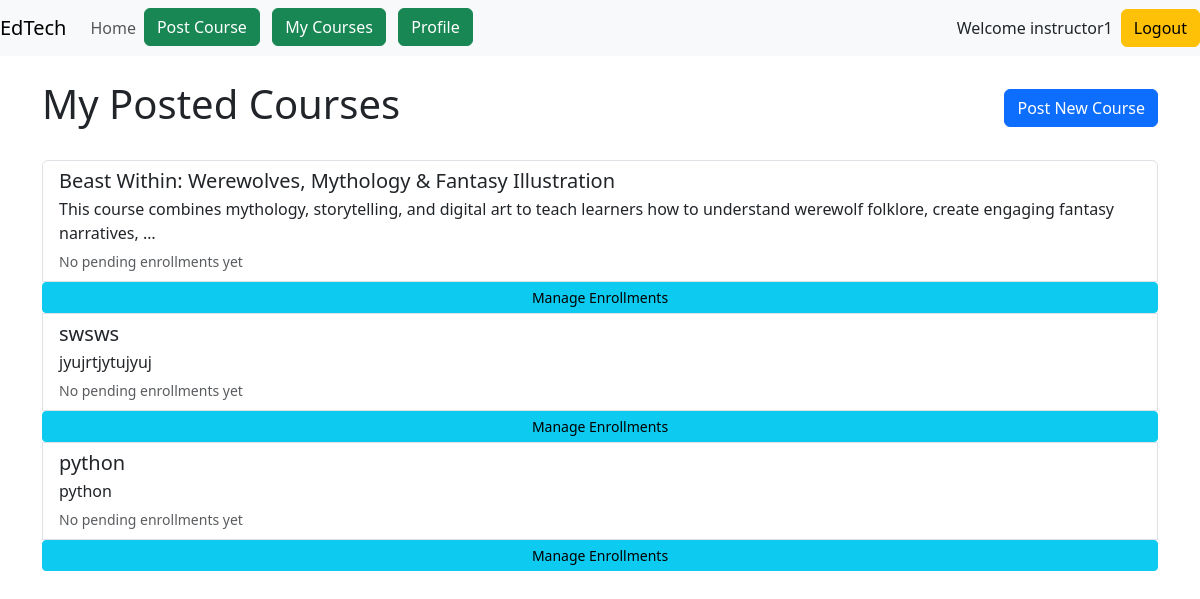
/courses/my-courses/ (signed in), run on the app's committed database.
### accounts/models.py (models this page shows, shortened)
class User(AbstractUser):
    name = models.CharField(max_length=70, default='name')
    contact = models.CharField(max_length=13)
    user_type = models.CharField(
        max_length=1,
        choices=(
            ('I', "Instructor"),
            ('S', "Student"),
        ),
    )

### courses/models.py (models this page shows, shortened)
class Course(models.Model):
    instructor = models.ForeignKey(User, on_delete=models.CASCADE)
    title = models.CharField(max_length=200)
    description = models.TextField()
    category = models.CharField(max_length=100)
    price = models.DecimalField(max_digits=10, decimal_places=2)
    start_date = models.DateField()
    end_date = models.DateField()
    created_at = models.DateTimeField(auto_now_add=True)
    image = models.ImageField(upload_to='course_images/', blank=True, null=True)

### courses/views.py (the view)
# urls.py: path('my-courses/', views.my_courses, name='my_courses'),
@login_required
def my_courses(request):
    if not is_instructor(request.user):
        messages.error(request, "Only instructors can view their courses.")
        return redirect('home')
    courses = Course.objects.filter(instructor=request.user)
    pending_count = Enrollment.objects.filter(status = 'pending').count()
    context = {
        'pending_count': pending_count,
        'courses': courses
    }
    return render(request, 'courses/my_courses.html',context)

### courses/views.py (called while the page is built)
def is_instructor(user):
    return user.is_authenticated and user.user_type == 'I'

### courses/templates/courses/my_courses.html (shortened to what this page needs)
{% extends 'base.html' %}
{% block main %}
<div class="container mt-4">
    <div class="d-flex justify-content-between align-items-center mb-4">
        <h1>My Posted Courses</h1>
        <a href="{% url 'course_create' %}" class="btn btn-primary">
             Post New Course
        </a>
    </div>
    <div class="list-group">
        {% for course in courses %}
        <a href="{% url 'course_detail' course.id %}" class="list-group-item list-group-item-action">
            <div class="d-flex w-100 justify-content-between">
                <h5 class="mb-1">{{ course.title }}</h5>
            </div>
            <p class="mb-1">{{ course.description|truncatewords:20 }}</p>
            <small class="text-muted">
                {% if course.pending_count %}
                    {{ course.pending_count }} pending enrollments
                {% else %}
                    No pending enrollments yet
                {% endif %}
            </small>
            <a href="{% url 'view_enrollments' course.id %}" class="btn btn-sm btn-info float-end">Manage Enrollments</a>
        </a>
        {% empty %}
        <div class="alert alert-info">
            You haven't posted any courses yet.
        </div>
        {% endfor %}
    </div>
</div>
{% endblock %}

### templates/base.html (shortened to what this page needs)
<!doctype html>
<html lang="en">
    <head>
        <link
            href="https://cdn.jsdelivr.net/npm/bootstrap@5.3.2/dist/css/bootstrap.min.css"
            rel="stylesheet"
        />
    </head>
    <body>
        <header>
             <nav class="navbar navbar-expand-md navbar-light bg-light">
                <a class="navbar-brand" href="{% url 'home' %}">EdTech</a>
                <div class="collapse navbar-collapse" id="collapsibleNavId">
                    <ul class="navbar-nav mr-auto mt-2 mt-lg-0">
                        <li class="nav-item active">
                            <a class="nav-link" href="{% url "home" %}">Home </a>
                        </li>
                        {% if request.user.is_authenticated %}
                            {% if request.user.user_type == 'I' %}
                                <li class="nav-item">
                                     <a class="btn btn-success" href="{% url 'course_create'%}"> Post Course </a>
                                </li>
                                <li class="nav-item">
                                    <a class="btn btn-success" href="{% url 'my_courses' %}"> My Courses </a>
                                </li>
                            {% endif %}
                            <li class="nav-item">
                                <a class="btn btn-success" href="{% url 'profile_details' %}"> Profile </a>
                            </li>
                        {% endif %}
                    </ul>
                </div>
                <ul class="navbar-nav ml-auto mt-2 mt-lg-0">
                    {% if not request.user.is_authenticated %}
                        <li class="nav-item" style="list-style-type:none;">
                             <a class="btn btn-success" href="{% url 'login'%}"> Login </a>
                        </li>
                        &nbsp;
                        &nbsp;
                        <li class="nav-item" style="list-style-type:none;">
                            <a class="btn btn-success" href="{% url 'register'%}"> Register </a>
                        </li>
                    {% else %}
                        <p class="my-auto me-2"> Welcome {{request.user.username}}</p>
                        <a class="btn btn-warning" href="{% url "logout" %}">Logout</a>
                    {% endif %}
                </ul>
             </nav>
        </header>
        <main>
            {% block main %}
            {% endblock main %}
        </main>
    </body>
</html>

### data on the page
User: user.username "instructor1"
Course: title "Beast Within: Werewolves, Mythology & Fantasy Illustration", description "This course combines mythology, storytelling, and digital art to teach learners how to understand werewolf folklore, create engaging fantasy narratives, …"
Course: title "swsws", description "jyujrtjytujyuj"
Course: title "python", description "python"
